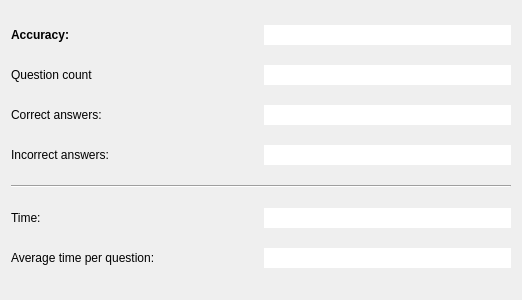
<?xml version="1.0" encoding="UTF-8"?>
<ui version="4.0">
 <class>TestSummaryWidget</class>
 <widget class="QWidget" name="TestSummaryWidget">
  <property name="geometry">
   <rect>
    <x>0</x>
    <y>0</y>
    <width>522</width>
    <height>300</height>
   </rect>
  </property>
  <property name="windowTitle">
   <string>Form</string>
  </property>
  <layout class="QGridLayout" name="gridLayout">
   <item row="0" column="0">
    <widget class="QLabel" name="lbl_accuracy">
     <property name="font">
      <font>
       <bold>true</bold>
      </font>
     </property>
     <property name="text">
      <string>Accuracy:</string>
     </property>
    </widget>
   </item>
   <item row="0" column="1">
    <widget class="QLineEdit" name="fld_accuracy">
     <property name="sizePolicy">
      <sizepolicy hsizetype="Preferred" vsizetype="Fixed">
       <horstretch>0</horstretch>
       <verstretch>0</verstretch>
      </sizepolicy>
     </property>
     <property name="font">
      <font>
       <bold>true</bold>
      </font>
     </property>
     <property name="frame">
      <bool>false</bool>
     </property>
     <property name="readOnly">
      <bool>true</bool>
     </property>
    </widget>
   </item>
   <item row="1" column="0">
    <widget class="QLabel" name="lbl_question_count">
     <property name="text">
      <string>Question count</string>
     </property>
    </widget>
   </item>
   <item row="1" column="1">
    <widget class="QLineEdit" name="fld_question_count">
     <property name="sizePolicy">
      <sizepolicy hsizetype="Preferred" vsizetype="Fixed">
       <horstretch>0</horstretch>
       <verstretch>0</verstretch>
      </sizepolicy>
     </property>
     <property name="frame">
      <bool>false</bool>
     </property>
     <property name="readOnly">
      <bool>true</bool>
     </property>
    </widget>
   </item>
   <item row="2" column="0">
    <widget class="QLabel" name="lbl_correct_answers">
     <property name="text">
      <string>Correct answers:</string>
     </property>
    </widget>
   </item>
   <item row="2" column="1">
    <widget class="QLineEdit" name="fld_correct_answers">
     <property name="sizePolicy">
      <sizepolicy hsizetype="Preferred" vsizetype="Fixed">
       <horstretch>0</horstretch>
       <verstretch>0</verstretch>
      </sizepolicy>
     </property>
     <property name="frame">
      <bool>false</bool>
     </property>
     <property name="readOnly">
      <bool>true</bool>
     </property>
    </widget>
   </item>
   <item row="3" column="0">
    <widget class="QLabel" name="lbl_incorrect_answers">
     <property name="text">
      <string>Incorrect answers:</string>
     </property>
    </widget>
   </item>
   <item row="3" column="1">
    <widget class="QLineEdit" name="fld_incorrect_answers">
     <property name="sizePolicy">
      <sizepolicy hsizetype="Preferred" vsizetype="Fixed">
       <horstretch>0</horstretch>
       <verstretch>0</verstretch>
      </sizepolicy>
     </property>
     <property name="frame">
      <bool>false</bool>
     </property>
     <property name="readOnly">
      <bool>true</bool>
     </property>
    </widget>
   </item>
   <item row="4" column="0" colspan="2">
    <widget class="Line" name="line">
     <property name="orientation">
      <enum>Qt::Horizontal</enum>
     </property>
    </widget>
   </item>
   <item row="5" column="0">
    <widget class="QLabel" name="lbl_time">
     <property name="text">
      <string>Time:</string>
     </property>
    </widget>
   </item>
   <item row="5" column="1">
    <widget class="QLineEdit" name="fld_time">
     <property name="sizePolicy">
      <sizepolicy hsizetype="Preferred" vsizetype="Fixed">
       <horstretch>0</horstretch>
       <verstretch>0</verstretch>
      </sizepolicy>
     </property>
     <property name="frame">
      <bool>false</bool>
     </property>
     <property name="readOnly">
      <bool>true</bool>
     </property>
    </widget>
   </item>
   <item row="6" column="0">
    <widget class="QLabel" name="lbl_average_time">
     <property name="text">
      <string>Average time per question:</string>
     </property>
    </widget>
   </item>
   <item row="6" column="1">
    <widget class="QLineEdit" name="fld_average_time">
     <property name="sizePolicy">
      <sizepolicy hsizetype="Preferred" vsizetype="Fixed">
       <horstretch>0</horstretch>
       <verstretch>0</verstretch>
      </sizepolicy>
     </property>
     <property name="frame">
      <bool>false</bool>
     </property>
     <property name="readOnly">
      <bool>true</bool>
     </property>
    </widget>
   </item>
  </layout>
 </widget>
 <resources/>
 <connections/>
</ui>
